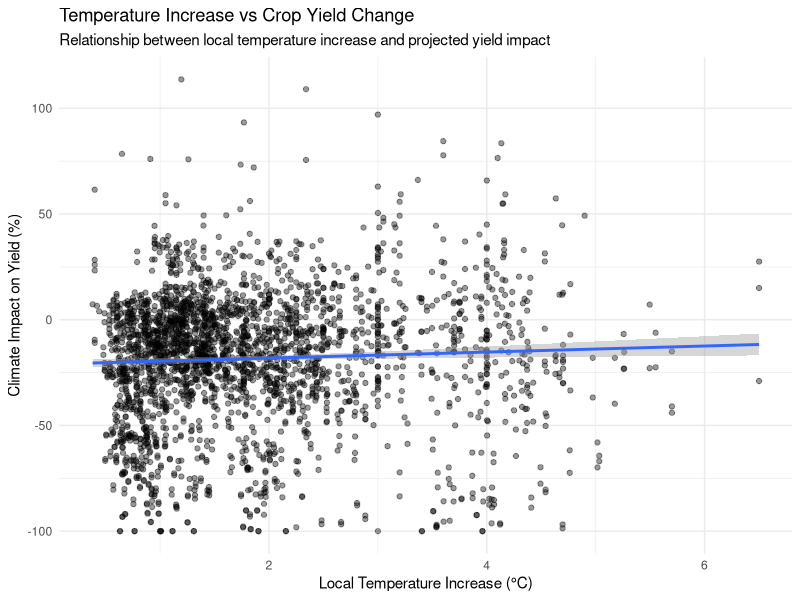
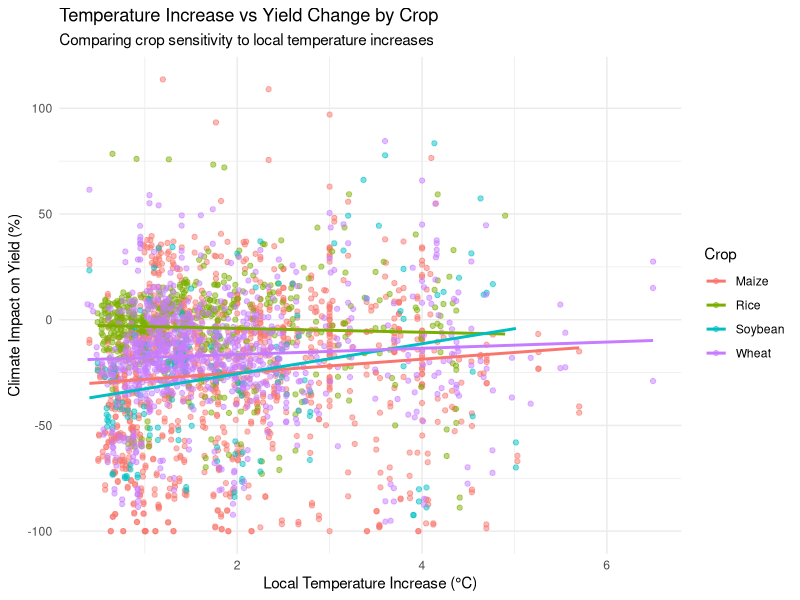
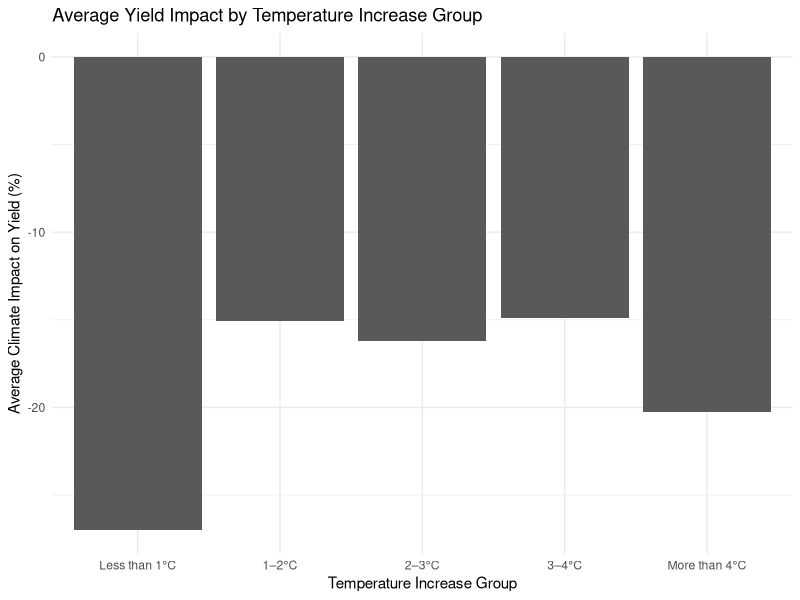

Here is the R script that generated these plots, in order:
# Analysis 1: Temperature Increase vs Yield Decline
# Author: Ruda
# Date: 2026-04-24
# Dataset: clean_data_v2.csv
# Description: Examines the relationship between temperature increase and crop yield impact

# Analysis 1: Temperature Increase vs Yield Decline

library(dplyr)
library(ggplot2)

# 1. Load cleaned dataset
clean_data_v2 <- read.csv("data/clean_data_v2.csv")

# 2. Check column names
names(clean_data_v2)

# 3. Create Analysis 1 dataset
analysis1 <- clean_data_v2 %>%
  filter(!is.na(local_delta_t),
         !is.na(climate_impacts))

# 4. Check the data
summary(analysis1$local_delta_t)
summary(analysis1$climate_impacts)
nrow(analysis1)

# 5. Correlation: temperature increase vs yield impact
cor_temp_yield <- cor(
  analysis1$local_delta_t,
  analysis1$climate_impacts,
  use = "complete.obs"
)

cor_temp_yield

# 6. Linear regression model
model_temp_yield <- lm(climate_impacts ~ local_delta_t, data = analysis1)

summary(model_temp_yield)

# 7. Scatter plot with trendline
ggplot(analysis1, aes(x = local_delta_t, y = climate_impacts)) +
  geom_point(alpha = 0.4) +
  geom_smooth(method = "lm", se = TRUE) +
  labs(
    title = "Temperature Increase vs Crop Yield Change",
    subtitle = "Relationship between local temperature increase and projected yield impact",
    x = "Local Temperature Increase (°C)",
    y = "Climate Impact on Yield (%)"
  ) +
  theme_minimal()

# 8. Scatter plot by crop
ggplot(analysis1, aes(x = local_delta_t, y = climate_impacts, color = crop)) +
  geom_point(alpha = 0.5) +
  geom_smooth(method = "lm", se = FALSE) +
  labs(
    title = "Temperature Increase vs Yield Change by Crop",
    subtitle = "Comparing crop sensitivity to local temperature increases",
    x = "Local Temperature Increase (°C)",
    y = "Climate Impact on Yield (%)",
    color = "Crop"
  ) +
  theme_minimal()

# 9. Average yield impact by temperature group
analysis1_bins <- analysis1 %>%
  mutate(temp_group = cut(
    local_delta_t,
    breaks = c(-Inf, 1, 2, 3, 4, Inf),
    labels = c("Less than 1°C", "1–2°C", "2–3°C", "3–4°C", "More than 4°C")
  )) %>%
  group_by(temp_group) %>%
  summarise(
    average_yield_impact = mean(climate_impacts, na.rm = TRUE),
    number_of_records = n()
  )

analysis1_bins

# 10. Bar chart of average yield impact by temperature group
ggplot(analysis1_bins, aes(x = temp_group, y = average_yield_impact)) +
  geom_col() +
  labs(
    title = "Average Yield Impact by Temperature Increase Group",
    x = "Temperature Increase Group",
    y = "Average Climate Impact on Yield (%)"
  ) +
  theme_minimal()
